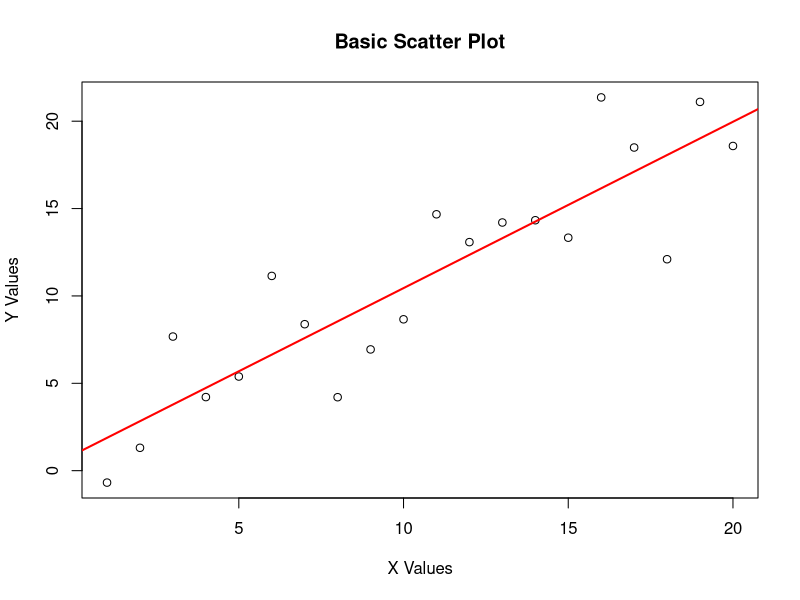
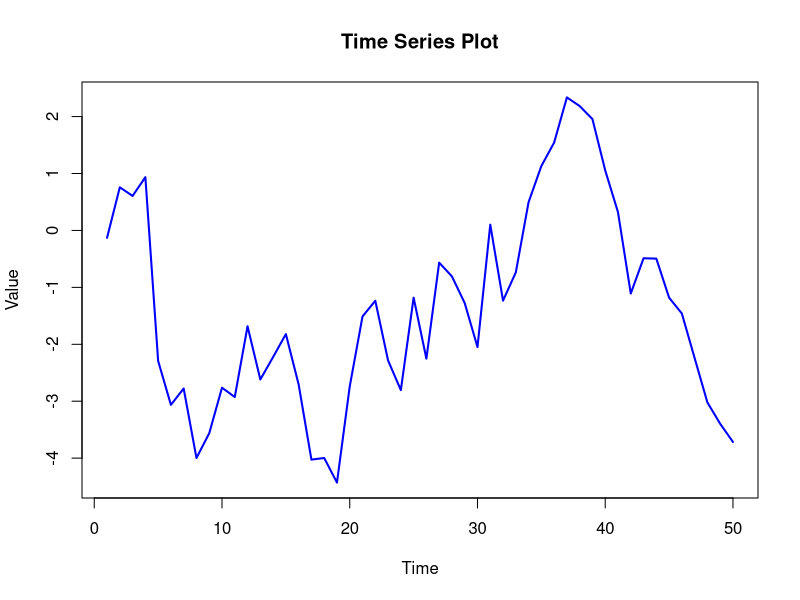
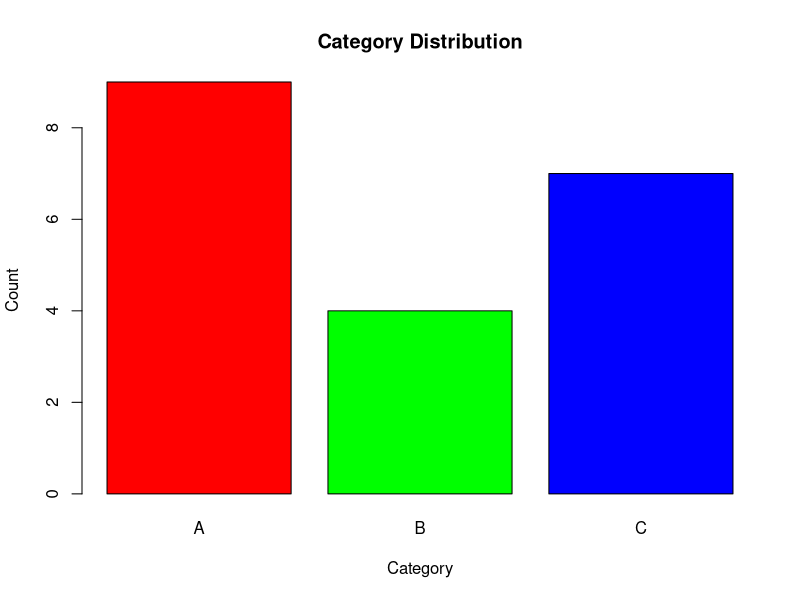
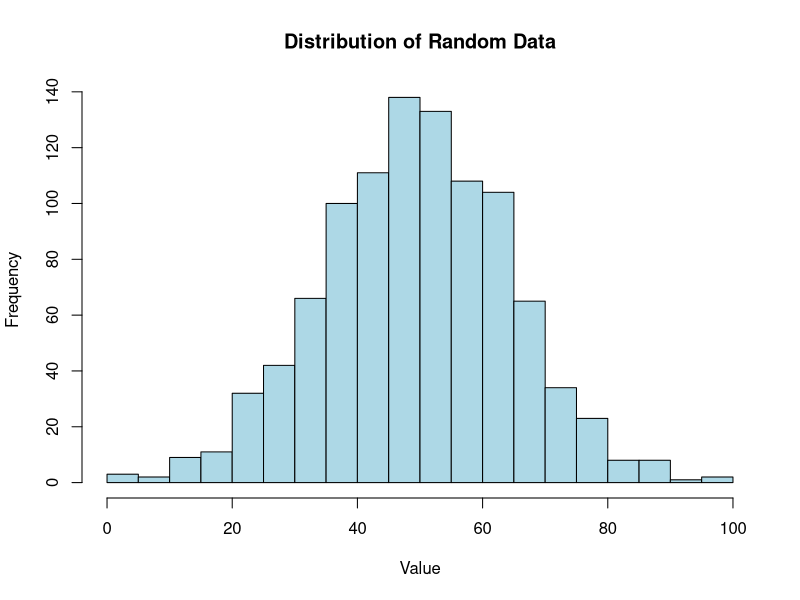
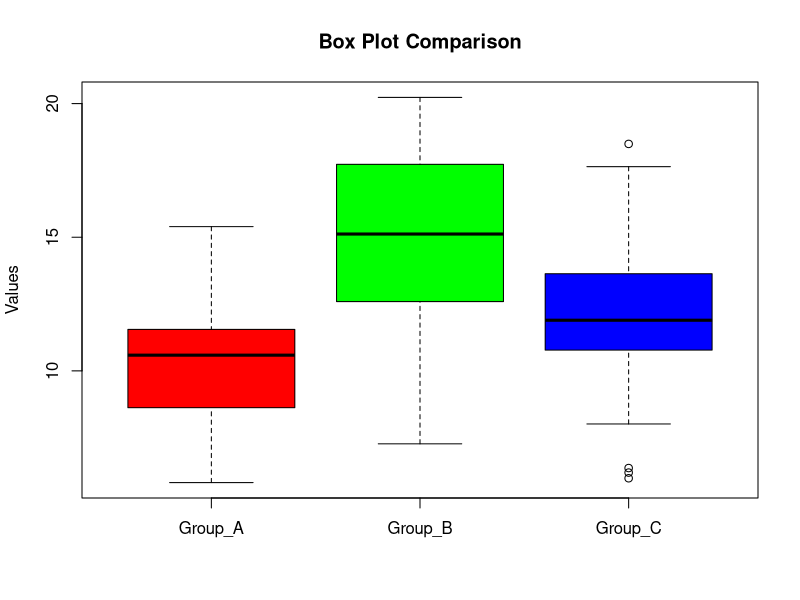
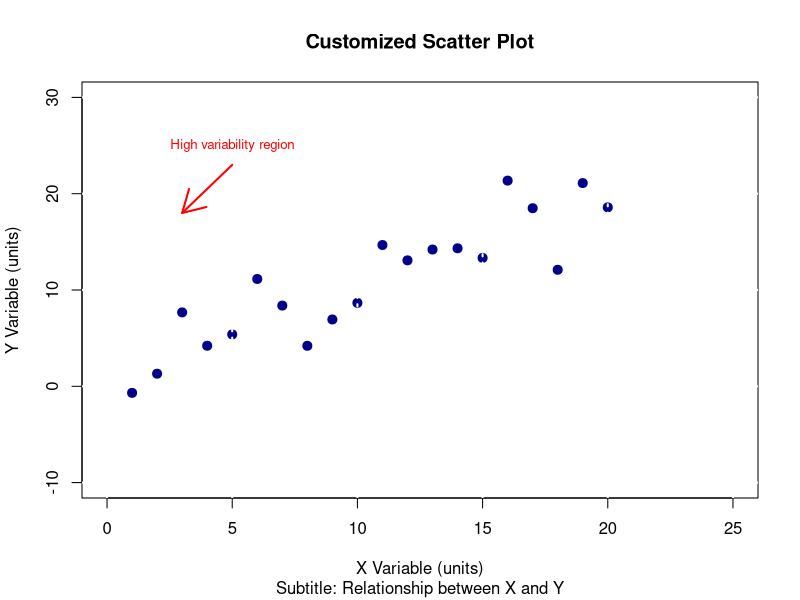
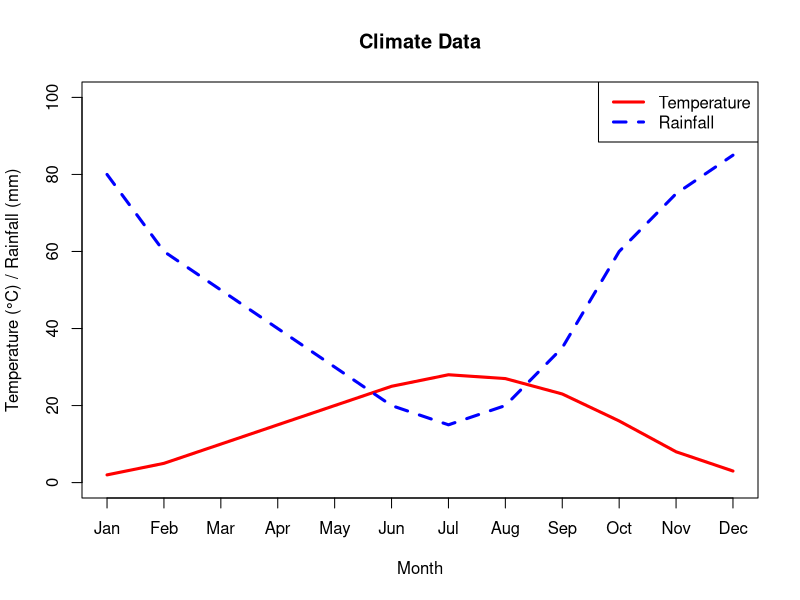
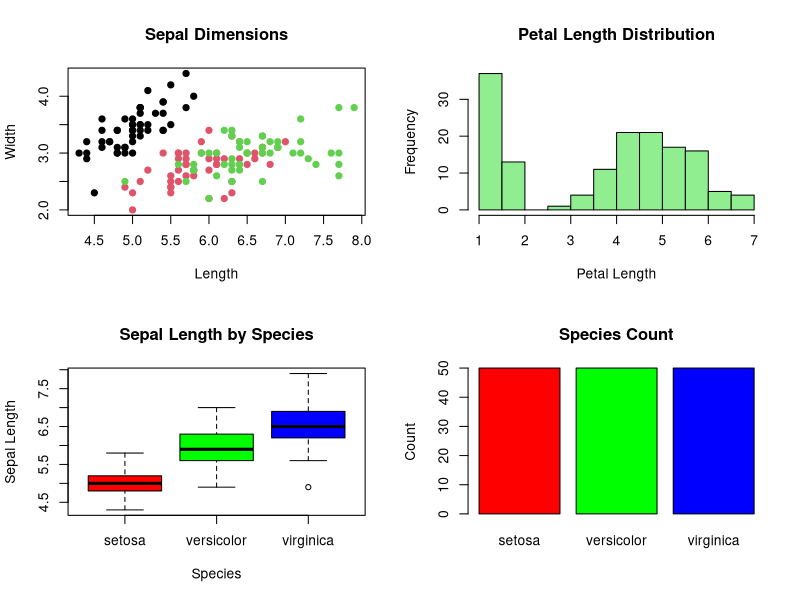

Write the R code that produced these figures, in order.
# Base R Graphics and Visualization
# This script demonstrates R's built-in plotting capabilities
# Covers scatter plots, line plots, bar charts, histograms, and customization

# Clear workspace
rm(list = ls())

cat("=== R Base Graphics Tutorial ===\n")
cat("Comprehensive guide to visualization using base R graphics\n\n")

# =============================================================================
# BASIC PLOTTING FUNCTIONS
# =============================================================================

cat("1. BASIC PLOTTING FUNCTIONS\n")
cat("===========================\n\n")

# Create sample data
set.seed(123)
x <- 1:20
y <- x + rnorm(20, mean = 0, sd = 3)
categories <- sample(c("A", "B", "C"), 20, replace = TRUE)

# Basic scatter plot
cat("Creating basic scatter plot...\n")
plot(x, y, main = "Basic Scatter Plot", 
     xlab = "X Values", ylab = "Y Values")

# Add trend line
abline(lm(y ~ x), col = "red", lwd = 2)

# Line plot
cat("Creating line plot...\n")
time_series <- cumsum(rnorm(50))
plot(time_series, type = "l", main = "Time Series Plot",
     xlab = "Time", ylab = "Value", col = "blue", lwd = 2)

# Bar plot
cat("Creating bar plot...\n")
category_counts <- table(categories)
barplot(category_counts, main = "Category Distribution",
        xlab = "Category", ylab = "Count", col = c("red", "green", "blue"))

# Histogram
cat("Creating histogram...\n")
random_data <- rnorm(1000, mean = 50, sd = 15)
hist(random_data, main = "Distribution of Random Data",
     xlab = "Value", ylab = "Frequency", col = "lightblue", breaks = 30)

# Box plot
cat("Creating box plot...\n")
data_by_group <- list(
  Group_A = rnorm(50, mean = 10, sd = 2),
  Group_B = rnorm(50, mean = 15, sd = 3),
  Group_C = rnorm(50, mean = 12, sd = 2.5)
)
boxplot(data_by_group, main = "Box Plot Comparison",
        ylab = "Values", col = c("red", "green", "blue"))

cat("\n")

# =============================================================================
# PLOT CUSTOMIZATION
# =============================================================================

cat("2. PLOT CUSTOMIZATION\n")
cat("=====================\n\n")

# Advanced scatter plot with customization
cat("Creating customized scatter plot...\n")
plot(x, y, 
     main = "Customized Scatter Plot",
     sub = "Subtitle: Relationship between X and Y",
     xlab = "X Variable (units)", 
     ylab = "Y Variable (units)",
     pch = 19,              # Point character (solid circle)
     col = "darkblue",       # Point color
     cex = 1.2,             # Point size
     xlim = c(0, 25),       # X-axis limits
     ylim = c(-10, 30),     # Y-axis limits
     bg = "lightgray")      # Background color

# Add grid
grid(col = "white", lwd = 2)

# Add text annotations
text(5, 25, "High variability region", cex = 0.8, col = "red")
arrows(5, 23, 3, 18, col = "red", lwd = 2)

# Customized line plot
cat("Creating customized line plot...\n")
months <- 1:12
temperature <- c(2, 5, 10, 15, 20, 25, 28, 27, 23, 16, 8, 3)
rainfall <- c(80, 60, 50, 40, 30, 20, 15, 20, 35, 60, 75, 85)

# Create plot with first variable
plot(months, temperature, 
     type = "l", 
     col = "red", 
     lwd = 3,
     ylim = c(0, 100),
     main = "Climate Data", 
     xlab = "Month", 
     ylab = "Temperature (°C) / Rainfall (mm)",
     axes = FALSE)

# Add axes
axis(1, at = 1:12, labels = month.abb)
axis(2, at = seq(0, 100, 20))
box()

# Add second variable
lines(months, rainfall, col = "blue", lwd = 3, lty = 2)

# Add legend
legend("topright", 
       legend = c("Temperature", "Rainfall"),
       col = c("red", "blue"),
       lty = c(1, 2),
       lwd = 3,
       bg = "white")

cat("\n")

# =============================================================================
# MULTIPLE PLOTS IN ONE FIGURE
# =============================================================================

cat("3. MULTIPLE PLOTS IN ONE FIGURE\n")
cat("===============================\n\n")

cat("Creating multi-panel plot...\n")
# Set up 2x2 plot layout
par(mfrow = c(2, 2))

# Plot 1: Scatter plot
plot(iris$Sepal.Length, iris$Sepal.Width,
     main = "Sepal Dimensions",
     xlab = "Length", ylab = "Width",
     col = as.numeric(iris$Species),
     pch = 19)

# Plot 2: Histogram
hist(iris$Petal.Length,
     main = "Petal Length Distribution",
     xlab = "Petal Length", 
     col = "lightgreen",
     breaks = 15)

# Plot 3: Box plot
boxplot(Sepal.Length ~ Species, data = iris,
        main = "Sepal Length by Species",
        ylab = "Sepal Length",
        col = c("red", "green", "blue"))

# Plot 4: Bar plot
species_counts <- table(iris$Species)
barplot(species_counts,
        main = "Species Count",
        ylab = "Count",
        col = rainbow(3))

# Reset to single plot
par(mfrow = c(1, 1))

cat("\n")

# =============================================================================
# SPECIALIZED PLOTS
# =============================================================================

cat("4. SPECIALIZED PLOTS\n")
cat("===================\n\n")

# Pie chart
cat("Creating pie chart...\n")
expenses <- c(housing = 1200, food = 400, transport = 300, 
              entertainment = 200, utilities = 150, savings = 500)
pie(expenses, 
    main = "Monthly Budget Breakdown",
    col = rainbow(length(expenses)),
    labels = paste(names(expenses), "\n$", expenses))

# Dotchart
cat("Creating dot chart...\n")
performance <- c(Alice = 85, Bob = 92, Charlie = 78, Diana = 88, 
                Eve = 95, Frank = 82, Grace = 90)
dotchart(performance,
         main = "Employee Performance Scores",
         xlab = "Score",
         color = "blue",
         pch = 19,
         cex = 1.2)

# Stem-and-leaf plot
cat("Creating stem-and-leaf plot...\n")
test_scores <- c(78, 82, 85, 88, 90, 92, 95, 88, 85, 91, 
                87, 89, 93, 86, 84, 90, 88, 92, 87, 89)
stem(test_scores)

# Stripchart
cat("Creating strip chart...\n")
stripchart(list(Group1 = rnorm(20, 10, 2),
                Group2 = rnorm(20, 12, 2),
                Group3 = rnorm(20, 14, 2)),
           main = "Strip Chart Comparison",
           xlab = "Values",
           method = "jitter",
           col = c("red", "green", "blue"),
           pch = 19)

cat("\n")

# =============================================================================
# STATISTICAL PLOTS
# =============================================================================

cat("5. STATISTICAL PLOTS\n")
cat("===================\n\n")

# Q-Q plot for normality testing
cat("Creating Q-Q plot for normality testing...\n")
normal_data <- rnorm(100)
skewed_data <- rexp(100)

par(mfrow = c(1, 2))
qqnorm(normal_data, main = "Q-Q Plot: Normal Data")
qqline(normal_data, col = "red")

qqnorm(skewed_data, main = "Q-Q Plot: Skewed Data")
qqline(skewed_data, col = "red")

par(mfrow = c(1, 1))

# Density plot
cat("Creating density plot...\n")
plot(density(iris$Sepal.Length), 
     main = "Sepal Length Density",
     xlab = "Sepal Length",
     ylab = "Density",
     col = "blue",
     lwd = 2)

# Add normal curve for comparison
sepal_mean <- mean(iris$Sepal.Length)
sepal_sd <- sd(iris$Sepal.Length)
x_norm <- seq(min(iris$Sepal.Length), max(iris$Sepal.Length), length = 100)
y_norm <- dnorm(x_norm, mean = sepal_mean, sd = sepal_sd)
lines(x_norm, y_norm, col = "red", lwd = 2, lty = 2)

legend("topright", 
       legend = c("Actual Density", "Normal Curve"),
       col = c("blue", "red"),
       lty = c(1, 2),
       lwd = 2)

# Correlation plot (simple version)
cat("Creating correlation matrix plot...\n")
# Select numeric columns from iris
numeric_iris <- iris[, 1:4]
cor_matrix <- cor(numeric_iris)

# Create a simple correlation heatmap using image()
image(1:ncol(cor_matrix), 1:nrow(cor_matrix), 
      as.matrix(cor_matrix),
      main = "Correlation Matrix Heatmap",
      xlab = "", ylab = "",
      axes = FALSE,
      col = heat.colors(20))

# Add labels
axis(1, at = 1:ncol(cor_matrix), labels = colnames(cor_matrix), las = 2)
axis(2, at = 1:nrow(cor_matrix), labels = rownames(cor_matrix), las = 2)

# Add correlation values
for(i in 1:nrow(cor_matrix)) {
  for(j in 1:ncol(cor_matrix)) {
    text(j, i, round(cor_matrix[i,j], 2), cex = 0.8)
  }
}

cat("\n")

# =============================================================================
# SAVING PLOTS
# =============================================================================

cat("6. SAVING PLOTS\n")
cat("==============\n\n")

cat("Demonstrating how to save plots to files...\n")

# Save as PDF
pdf("sample_plot.pdf", width = 8, height = 6)
plot(iris$Sepal.Length, iris$Sepal.Width,
     col = iris$Species, pch = 19,
     main = "Iris Dataset - Sepal Dimensions",
     xlab = "Sepal Length", ylab = "Sepal Width")
legend("topright", legend = levels(iris$Species), 
       col = 1:3, pch = 19)
dev.off()

# Save as PNG
png("sample_plot.png", width = 800, height = 600)
hist(iris$Petal.Length, 
     main = "Distribution of Petal Length",
     xlab = "Petal Length", 
     col = "lightblue",
     breaks = 20)
dev.off()

# Save as JPEG
jpeg("sample_plot.jpg", width = 800, height = 600, quality = 90)
boxplot(Sepal.Length ~ Species, data = iris,
        main = "Sepal Length by Species",
        col = c("red", "green", "blue"))
dev.off()

cat("Plots saved as:\n")
cat("- sample_plot.pdf\n")
cat("- sample_plot.png\n") 
cat("- sample_plot.jpg\n\n")

# =============================================================================
# PRACTICAL EXAMPLES
# =============================================================================

cat("7. PRACTICAL EXAMPLES\n")
cat("=====================\n\n")

# Example 1: Business Dashboard
cat("Example 1: Sales Performance Dashboard\n")
# Simulate sales data
months <- month.abb
sales_2023 <- c(45000, 48000, 52000, 49000, 55000, 58000,
                62000, 60000, 57000, 53000, 50000, 65000)
sales_2024 <- sales_2023 * 1.15 + rnorm(12, 0, 2000)

# Create dashboard layout
par(mfrow = c(2, 2), mar = c(4, 4, 3, 2))

# Plot 1: Monthly sales comparison
plot(1:12, sales_2023, type = "l", col = "blue", lwd = 3,
     main = "Monthly Sales Comparison",
     xlab = "Month", ylab = "Sales ($)",
     ylim = c(40000, 80000),
     axes = FALSE)
lines(1:12, sales_2024, col = "red", lwd = 3)
axis(1, at = 1:12, labels = month.abb)
axis(2)
legend("topleft", legend = c("2023", "2024"), 
       col = c("blue", "red"), lwd = 3)
grid()

# Plot 2: Growth rate
growth_rate <- ((sales_2024 - sales_2023) / sales_2023) * 100
barplot(growth_rate, names.arg = month.abb,
        main = "Monthly Growth Rate",
        ylab = "Growth (%)",
        col = ifelse(growth_rate > 0, "green", "red"),
        las = 2)
abline(h = 0, col = "black", lwd = 2)

# Plot 3: Quarterly performance
quarters <- c("Q1", "Q2", "Q3", "Q4")
q_2023 <- c(sum(sales_2023[1:3]), sum(sales_2023[4:6]),
            sum(sales_2023[7:9]), sum(sales_2023[10:12]))
q_2024 <- c(sum(sales_2024[1:3]), sum(sales_2024[4:6]),
            sum(sales_2024[7:9]), sum(sales_2024[10:12]))

barplot(rbind(q_2023, q_2024), beside = TRUE,
        names.arg = quarters,
        main = "Quarterly Sales",
        ylab = "Sales ($)",
        col = c("lightblue", "lightcoral"),
        legend.text = c("2023", "2024"))

# Plot 4: Cumulative sales
cumulative_2023 <- cumsum(sales_2023)
cumulative_2024 <- cumsum(sales_2024)

plot(1:12, cumulative_2023, type = "l", col = "blue", lwd = 3,
     main = "Cumulative Sales",
     xlab = "Month", ylab = "Cumulative Sales ($)",
     axes = FALSE)
lines(1:12, cumulative_2024, col = "red", lwd = 3)
axis(1, at = 1:12, labels = month.abb)
axis(2)
legend("topleft", legend = c("2023", "2024"), 
       col = c("blue", "red"), lwd = 3)
grid()

par(mfrow = c(1, 1))

cat("\n")

# Example 2: Scientific Data Visualization
cat("Example 2: Experimental Results\n")
# Simulate experimental data
set.seed(456)
temperature <- seq(20, 80, by = 5)
enzyme_activity <- 0.5 * temperature - 0.005 * temperature^2 + 
                   rnorm(length(temperature), 0, 2)
ph_levels <- c(5.5, 6.0, 6.5, 7.0, 7.5, 8.0)
growth_rates <- c(2.1, 3.5, 4.8, 5.2, 4.1, 2.9)

par(mfrow = c(2, 2))

# Plot 1: Temperature vs Enzyme Activity
plot(temperature, enzyme_activity,
     main = "Enzyme Activity vs Temperature",
     xlab = "Temperature (°C)",
     ylab = "Activity (units/min)",
     pch = 19, col = "red", cex = 1.2)

# Fit polynomial model
poly_model <- lm(enzyme_activity ~ poly(temperature, 2))
temp_pred <- seq(min(temperature), max(temperature), length = 100)
activity_pred <- predict(poly_model, newdata = data.frame(temperature = temp_pred))
lines(temp_pred, activity_pred, col = "blue", lwd = 2)

# Plot 2: pH vs Growth Rate
plot(ph_levels, growth_rates,
     main = "Growth Rate vs pH",
     xlab = "pH Level",
     ylab = "Growth Rate (units/hour)",
     pch = 19, col = "darkgreen", cex = 1.5,
     type = "b", lwd = 2)
grid()

# Plot 3: Distribution of enzyme activity
hist(enzyme_activity,
     main = "Distribution of Enzyme Activity",
     xlab = "Activity (units/min)",
     ylab = "Frequency",
     col = "lightblue",
     breaks = 8)

# Add normal curve
x_seq <- seq(min(enzyme_activity), max(enzyme_activity), length = 100)
y_seq <- dnorm(x_seq, mean = mean(enzyme_activity), sd = sd(enzyme_activity))
y_scaled <- y_seq * length(enzyme_activity) * diff(range(enzyme_activity)) / 8
lines(x_seq, y_scaled, col = "red", lwd = 2)

# Plot 4: Error bars example
mean_growth <- tapply(rep(growth_rates, 3), rep(ph_levels, 3), mean)
sd_growth <- tapply(rep(growth_rates, 3), rep(ph_levels, 3), sd)

plot(ph_levels, growth_rates,
     main = "Growth Rate with Error Bars",
     xlab = "pH Level",
     ylab = "Growth Rate (units/hour)",
     pch = 19, col = "purple", cex = 1.2,
     ylim = c(0, 7))

# Add error bars (simulated)
arrows(ph_levels, growth_rates - 0.3, 
       ph_levels, growth_rates + 0.3,
       angle = 90, code = 3, length = 0.1, col = "black")

par(mfrow = c(1, 1))

cat("\n")

# Example 3: Financial Data Visualization
cat("Example 3: Stock Price Analysis\n")
# Simulate stock data
set.seed(789)
dates <- seq(as.Date("2024-01-01"), as.Date("2024-12-31"), by = "day")
prices <- 100 * cumprod(1 + rnorm(length(dates), 0.0005, 0.02))
volume <- sample(1000:5000, length(dates))

# Create a financial chart
plot(dates, prices, type = "l", col = "blue", lwd = 2,
     main = "Stock Price Over Time",
     xlab = "Date", ylab = "Price ($)",
     ylim = c(min(prices) * 0.95, max(prices) * 1.05))

# Add moving average
ma_20 <- filter(prices, rep(1/20, 20), sides = 1)
lines(dates, ma_20, col = "red", lwd = 2, lty = 2)

# Add support and resistance lines
support <- min(prices) * 1.02
resistance <- max(prices) * 0.98
abline(h = support, col = "green", lwd = 2, lty = 3)
abline(h = resistance, col = "red", lwd = 2, lty = 3)

# Add annotations
text(dates[50], max(prices) * 0.98, "Resistance", col = "red")
text(dates[50], min(prices) * 1.05, "Support", col = "green")

legend("topleft", 
       legend = c("Price", "20-day MA", "Support", "Resistance"),
       col = c("blue", "red", "green", "red"),
       lty = c(1, 2, 3, 3),
       lwd = 2)

cat("\n")

cat("=== Tutorial Complete ===\n")
cat("You've mastered base R graphics!\n")
cat("Next: Learn ggplot2 for advanced, professional visualizations\n\n")

# Clean up generated files
if(file.exists("sample_plot.pdf")) file.remove("sample_plot.pdf")
if(file.exists("sample_plot.png")) file.remove("sample_plot.png") 
if(file.exists("sample_plot.jpg")) file.remove("sample_plot.jpg")

cat("Note: Plot files were created and then cleaned up for demo purposes\n")